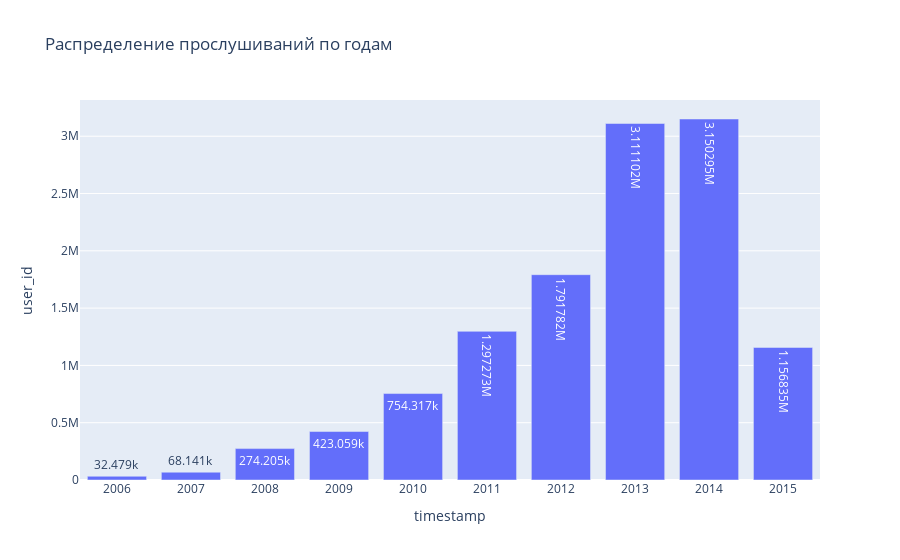

Notebook source saved alongside this figure:
### Code cell
events_indexing = events.set_index('timestamp')
events_indexing.index = pd.to_datetime(events_indexing.index)
events_indexing = events_indexing.resample('Y').apply({'user_id':'count'})
fig = px.bar(events_indexing, x=events_indexing.index, y="user_id", text_auto=True, title='Распределение прослушиваний по годам')
fig.show()

### Figure 1 — Plotly figure (JSON) as saved in the notebook; plotly's stock layout.template omitted (floating-point values rounded to 4 significant figures)
{"data": [{"alignmentgroup": "True", "hovertemplate": "timestamp=%{x}<br>user_id=%{y}<extra></extra>", "legendgroup": "", "marker": {"color": "#636efa", "pattern": {"shape": ""}}, "name": "", "offsetgroup": "", "orientation": "v", "showlegend": false, "textposition": "auto", "texttemplate": "%{y}", "type": "bar", "x": ["2005-12-31T00:00:00", "2006-12-31T00:00:00", "2007-12-31T00:00:00", "2008-12-31T00:00:00", "2009-12-31T00:00:00", "2010-12-31T00:00:00", "2011-12-31T00:00:00", "2012-12-31T00:00:00", "2013-12-31T00:00:00", "2014-12-31T00:00:00"], "xaxis": "x", "y": [32479, 68141, 274205, 423059, 754317, 1297273, 1791782, 3111102, 3150295, 1156835], "yaxis": "y"}], "layout": {"barmode": "relative", "legend": {"tracegroupgap": 0}, "title": {"text": "Распределение прослушиваний по годам"}, "xaxis": {"anchor": "y", "domain": [0, 1], "title": {"text": "timestamp"}}, "yaxis": {"anchor": "x", "domain": [0, 1], "title": {"text": "user_id"}}}}
